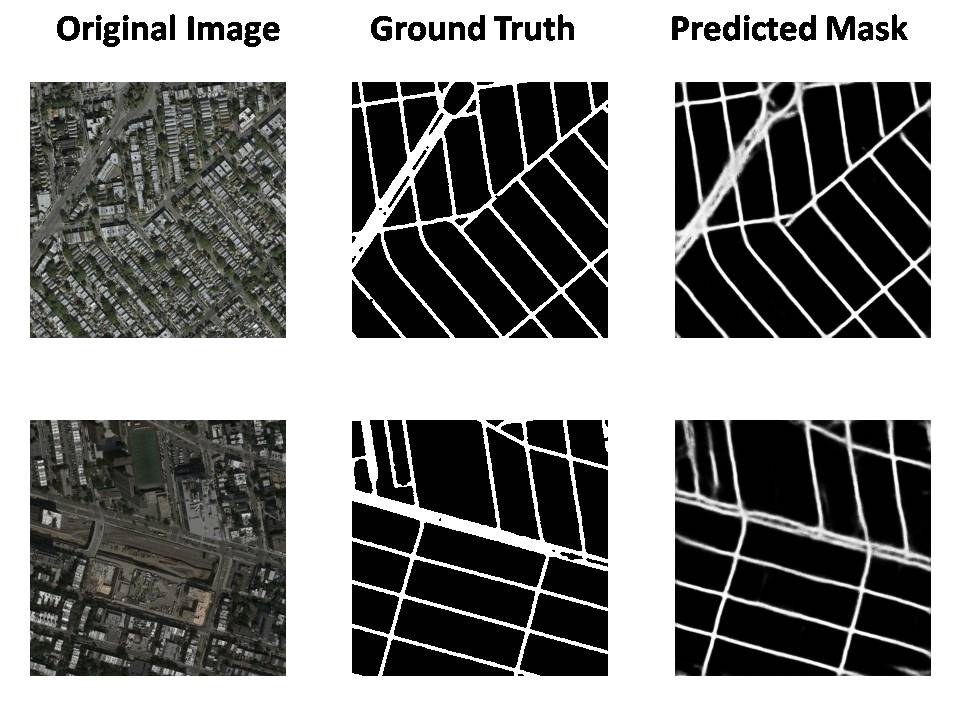
#> input picture WorkSpaceSkyMap/Road____________/U-Net-Satellite/images/1.JPG, 960 x 720 px
$ python -i functional.py   (imports and definitions only)
#> lines starting #> are read from the running program, lines starting #| are printed output that depends on the picture
import cv2
# [2 lines not run here, left out]
import numpy as np
import math
from functools import wraps


def clip(img, dtype, maxval):
    return np.clip(img, 0, maxval).astype(dtype)


# [18 lines left out: functions clipped, fix_shift_values, not called in this run]


def vflip(img):
    return cv2.flip(img, 0)


def hflip(img):
    return cv2.flip(img, 1)


def flip(img, code):
    return cv2.flip(img, code)


def transpose(img):
    return img.transpose(1, 0, 2) if len(img.shape) > 2 else img.transpose(1, 0)


def rot90(img, times):
    img = np.rot90(img, times)
    return np.ascontiguousarray(img)


# [71 lines left out: functions rotate, shift_scale_rotate, center_crop, shift_hsv, shift_channels, not called in this run]


def clahe(img, clipLimit=2.0, tileGridSize=(8,8)):
#> called with clipLimit = 2, tileGridSize = (8, 8)
    img_yuv = cv2.cvtColor(img, cv2.COLOR_RGB2LAB)
#> img_yuv: shape (720, 960, 3); mean of channels 0, 1, 2 137.5, 127.7, 128.6
    clahe = cv2.createCLAHE(clipLimit=clipLimit, tileGridSize=tileGridSize)
    img_yuv[:, :, 0] = clahe.apply(img_yuv[:, :, 0])
#> img_yuv: shape (720, 960, 3); mean of channels 0, 1, 2 144.4, 127.7, 128.6
    img_output = cv2.cvtColor(img_yuv, cv2.COLOR_LAB2RGB)
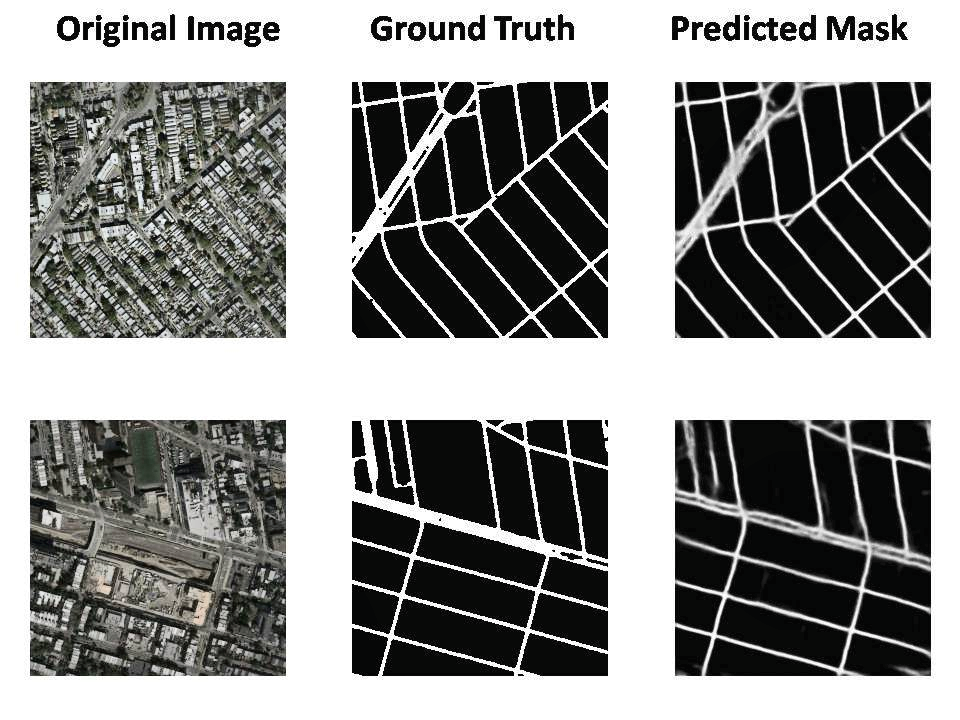
#> img_output: shape (720, 960, 3); mean R, G, B 143.6, 144.1, 142.8
    return img_output


def blur(img, ksize):
    return cv2.blur(img, (ksize, ksize))


def invert(img):
    return 255 - img


# [27 lines left out: functions channel_shuffle, img_to_tensor, mask_to_tensor, not called in this run]

>>> import cv2
>>> picture = cv2.cvtColor(cv2.imread('../../../../U-Net-Satellite/images/1.JPG'), cv2.COLOR_BGR2RGB)
>>> result = clahe(picture)
